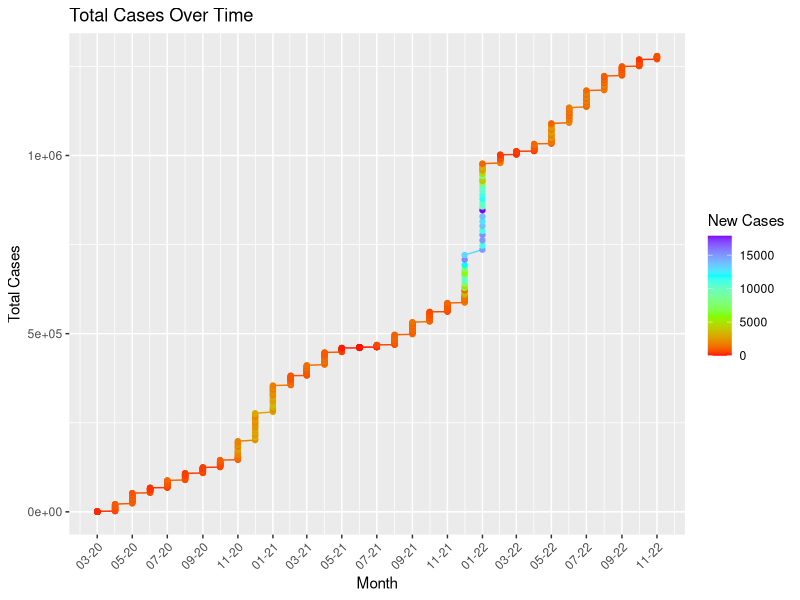
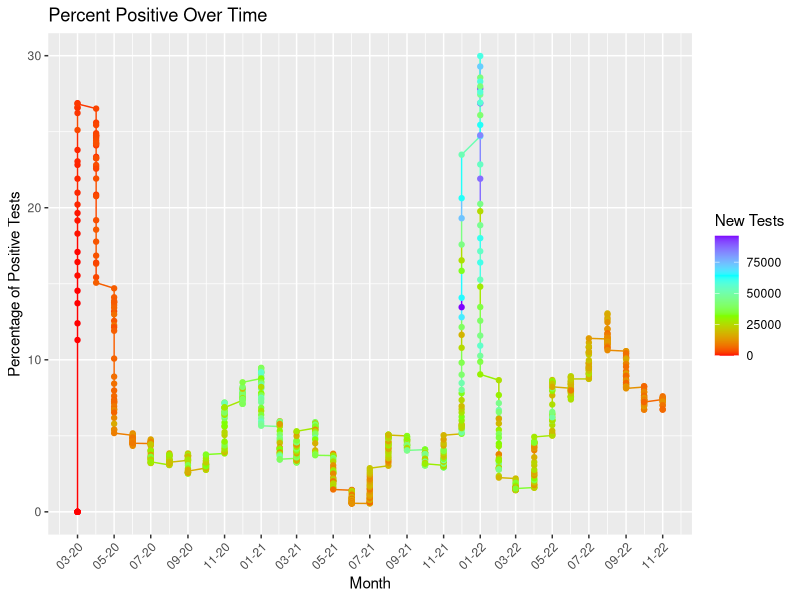
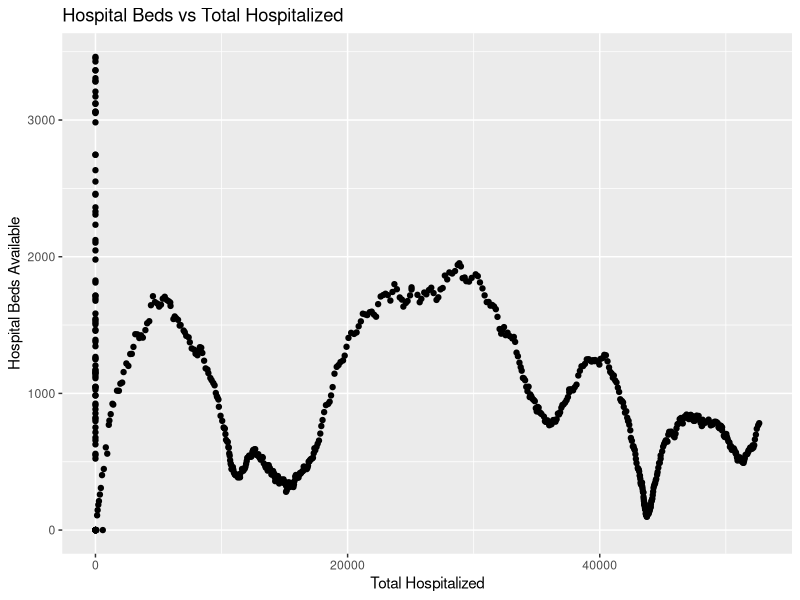
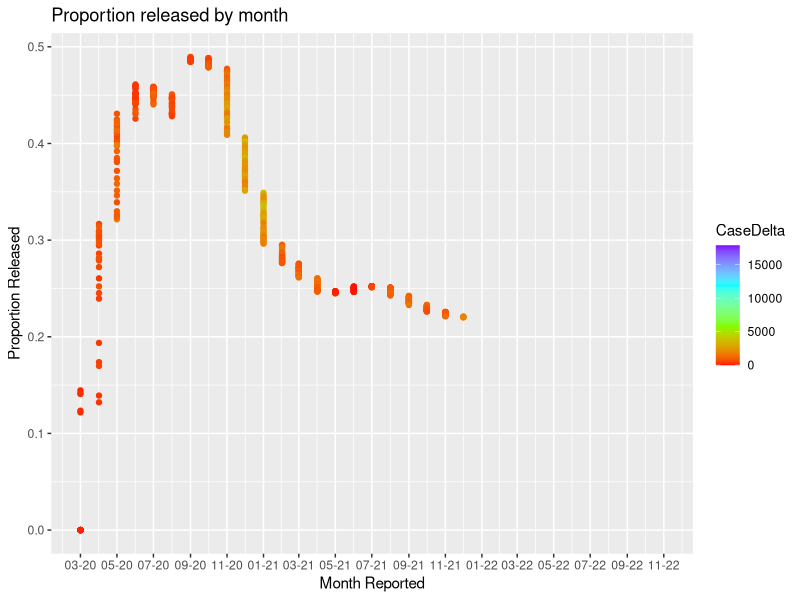
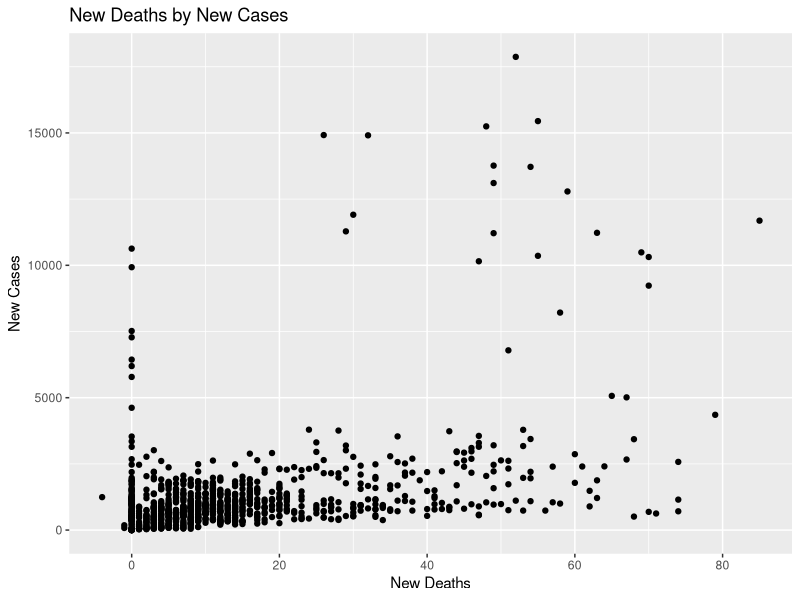
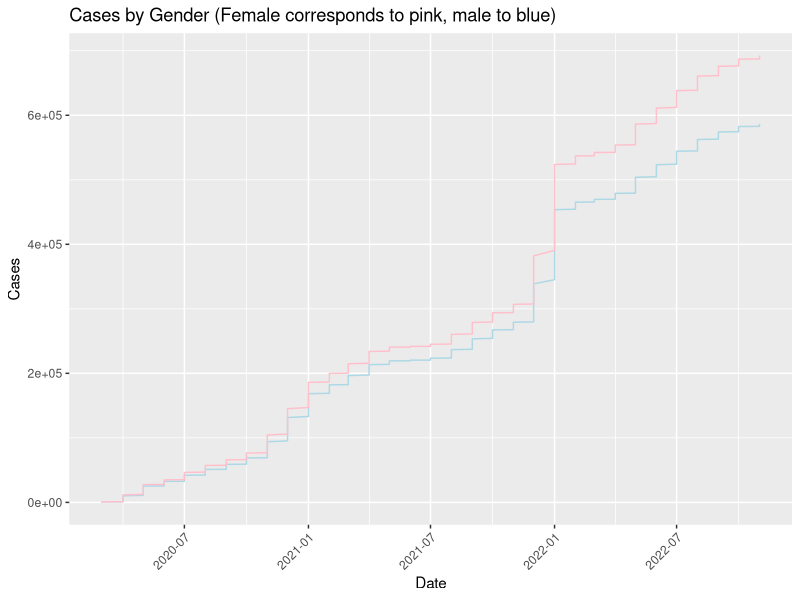
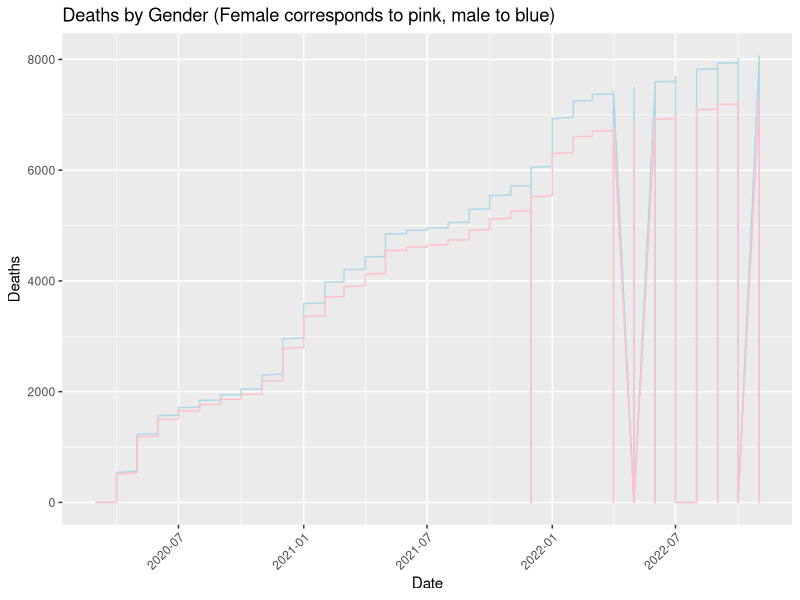

The R script that drew these images, in order:
## ---- chunk 1
knitr::opts_chunk$set(echo = TRUE)
## ---- chunk 2

library(data.table)
df <- fread('MD_COVID-19_-_MASTER_Case_Tracker.csv')
show(df)
## ---- chunk 3
library(tidyverse)
library(lubridate)
library(dplyr)
## ---- chunk 4


df1 <- df %>% dplyr::mutate(year = year(as.Date(df$ReportDate,format="%m/%d/%Y")),
                 month = lubridate::month(as.Date(df$ReportDate,format="%m/%d/%Y")),
                 day = lubridate::day(as.Date(df$ReportDate,format="%m/%d/%Y")),
                 date = my(format(as.Date(df$ReportDate,format = "%m/%d/%Y"),"%m/%y")))
## ---- chunk 5
ggplot(data=df1, aes(x=df1$date, y=df1$TotalCases, color= df1$CaseDelta)) +
  labs(x = "Month", y = "Total Cases", color = "New Cases") +
  scale_colour_gradientn(colors=rainbow(4)) +
  geom_line()+
  geom_point() +
  scale_x_date(date_labels = "%m-%y",
               date_breaks = "2 month") +
  ggtitle("Total Cases Over Time") +
  theme(axis.text.x = element_text(angle = 45, hjust=1))
## ---- chunk 6
ggplot(data=df1, aes(x=df1$date, y=df1$PosTestPercent, color = df1$TestsDelta)) +
  geom_line() +
  labs(color = "New Tests", x = "Month", y = "Percentage of Positive Tests") +
  scale_colour_gradientn(colors=rainbow(4)) +
  geom_point() +
  scale_x_date(date_labels = "%m-%y",
               date_breaks = "2 month") +
  ggtitle("Percent Positive Over Time") + 
  theme(axis.text.x = element_text(angle = 45, hjust=1))
## ---- chunk 7
ggplot(data=df1, aes(x=df1$total_hospitalized, y=df1$bedsTotal)) +
  xlab("Total Hospitalized") +
  ylab("Hospital Beds Available") +
  ggtitle("Hospital Beds vs Total Hospitalized") +
  geom_point()
## ---- chunk 8
proportion_released = df1$total_released / df1$total_hospitalized
ggplot(data=df1, aes(x=df1$date, y=proportion_released, color=CaseDelta)) +
  scale_colour_gradientn(colors=rainbow(4)) +
  xlab("Month Reported") +
  ylab("Proportion Released") +
  geom_point() +
  scale_x_date(date_labels = "%m-%y",
               date_breaks = "2 month") +
  ggtitle("Proportion released by month")
  theme(axis.text.x = element_text(angle = 45, hjust=1))

## ---- chunk 9
df1[is.na(df1)] = 0
ggplot(data=df1, aes(x=df1$deathsDelta, y=df1$CaseDelta)) +
  labs(y = "New Cases", x = "New Deaths") +
  geom_point() +
  ggtitle("New Deaths by New Cases")
  geom_abline(color = "red")
## ---- chunk 10

ggp1 <- ggplot(data = df1, aes(x=df1$date)) +       
  geom_line(aes(y = df1$genMale), color = "lightblue") +
  geom_line(aes(y = df1$genFemale), color = "pink") +
  labs(x="Date", y="Cases") +
  ggtitle("Cases by Gender (Female corresponds to pink, male to blue)") +
  theme(axis.text.x = element_text(angle = 45, hjust=1))

ggp1     

## ---- chunk 11

ggp1 <- ggplot(data = df1, aes(x=df1$date)) +       
  geom_line(aes(y = df1$deathGenMale), color = "lightblue") +
  geom_line(aes(y = df1$deathGenFemale), color = "pink") +
  labs(x="Date", y="Deaths") +
  ggtitle("Deaths by Gender (Female corresponds to pink, male to blue)") +
  theme(axis.text.x = element_text(angle = 45, hjust=1))

ggp1     
